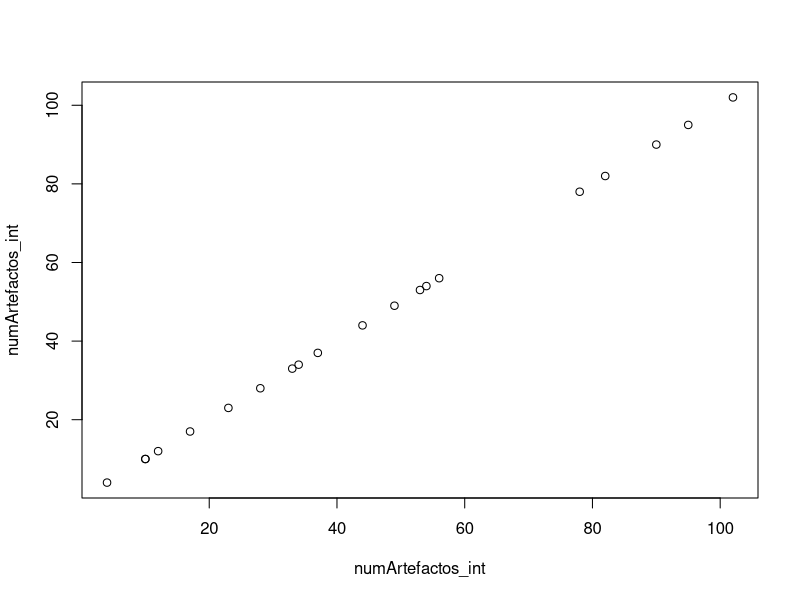

R code for this plot: (Note: this script raises an error after producing the figure.)
#Ejercicio 1
numArtefactos<-c("17", "54", "10", "34", "90", "33", "49", "82", "12", "23", "56", "78", "44", "102", "10", "53", "4", "28", "37", "95")
is.integer(numArtefactos)
#Los datos se guardan como double
numArtefactos_int<-as.integer(numArtefactos)
is.integer(numArtefactos_int)

#2
MediaNAI<-mean(numArtefactos_int)

#3
MedianaNAI<-median(numArtefactos_int)
#Mediana hace referencia al valor que divide al grupo de factores en dos grupos, teniendo el valor de la mediana la posición central.

#4
moda<-function(numArtefactos_int) { 
  u<-unique(numArtefactos_int) 
  tab<-tabulate(match(numArtefactos_int,u))
  u[tab==max(tab)]
}
Moda<-moda(numArtefactos_int)
#Para calcular la moda en numArtefactos_int, primero se emplea la funcio unique, que crea los valores unicos, es decir, hace que solo aparezca una vez cada numero. 
#Tras esto, usamos la funcion tabulate, para que nos indice la frecuencia de cada numero. 



#5
frecuencias <- table(numArtefactos_int) #1.Creamos una tabla con los vectores numericos
frecuencias.ordenada <- frecuencias[order(frecuencias, decreasing = TRUE)]#2.Ordenamos la tabla en orden decrecente
frecuencias.ordenada
moda <- frecuencias.ordenada[1] #Dado que el 10 es la moda, elegimos que solo nos muestre el primer valor.
moda  


#6
Cuartiles<-quantile(numArtefactos_int)
Cuartiles2<-as.numeric(Cuartiles)
#Los cuartiles es una medida de posicion que nos dividen los vectores en grupos de porcentajes.

#7
RI<-IQR(numArtefactos_int)
# El rango intercuartilico es la resta entre el primer y el tercer cuartil. Esto nos indica donde se agrupan el 50% de los datos, aproximadamente. 

#8
range(numArtefactos_int)
#El rango es el valor maximo y minimo de nuestros datos. 
rango_artefactos<-range(numArtefactos_int)

#9
Varianza<-var(numArtefactos_int) #Forma 1


#10
DesviacionEstandar<-sqrt(var(numArtefactos_int))


#11
#La desviacion estandar es la raiz cuadrada (sqrt) de la varianza (var)


#12
plot(numArtefactos_int,numArtefactos_int)

#13
vector3<-c("21", "45", "33", "98", "34", "90", "67", "87", "45", "11", "73", "38", "28", "15", "50", "57", "12", "87", "29", "1")

#14
coef_var(numArtefactos_int)

vector3<-as.numeric(vector3)
sd(vector3)/mean(vector3)*100
#Obervamos que la desviacion de vector3 es mucho mayor que numArtefactos_int

#15
Tabla1<-table(MediaNAI,MedianaNAI,Moda,DesviacionEstandar,Varianza,RI)
View(Tabla1)   

#16
skewness(vector3)
#Esta funcion nos da informacion sobre la simetria en cuanto a la distribucion de los datos. En este caso, al estar cerca del 0, es simetrico. 

#17
kurtosis(vector3)
